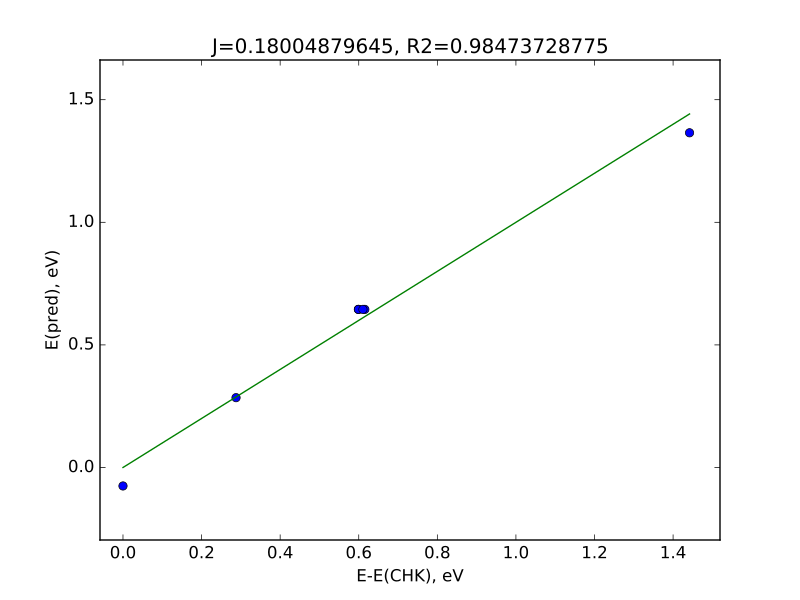

The script that drew this image:
import numpy as np 
import pandas as pd
from sklearn import datasets, linear_model
import matplotlib.pyplot as plt 
from sklearn.metrics import mean_squared_error, r2_score

sigJ=np.array([-4,-2,0,0,0,0,4])
E_PBE0=np.array([-1.8424576299449E+03,-1.8424470530096E+03,-1.8424350036693E+03,-1.8424356023510E+03,-1.8424356023510E+03,-1.8424351814538E+03,-1.8424046204551E+03])

E0=E_PBE0[0]
E_PBE0-=E0
E_PBE0*=27.2

fit_PBE0 = linear_model.LinearRegression(fit_intercept=True)
fit_PBE0.fit(sigJ[:,np.newaxis],E_PBE0)

E_PBE0_pred=fit_PBE0.predict(sigJ[:,np.newaxis])

print(fit_PBE0.coef_[0],r2_score(E_PBE0,E_PBE0_pred))
plt.plot(E_PBE0,E_PBE0_pred,'bo')
plt.plot(E_PBE0,E_PBE0,'g')

plt.ylabel("E(pred), eV)")
plt.xlabel("E-E(CHK), eV")

plt.title("J="+str(fit_PBE0.coef_[0])+", R2="+str(r2_score(E_PBE0,E_PBE0_pred)))
plt.show()
